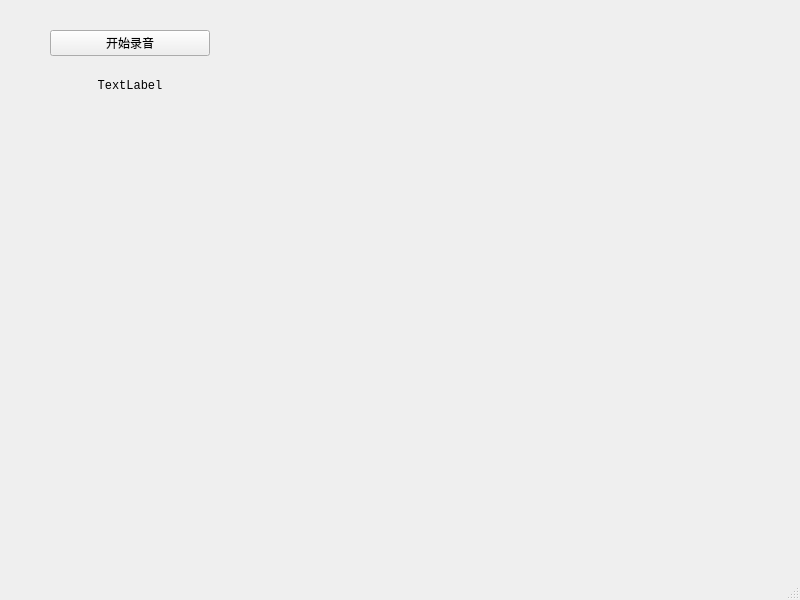
<?xml version="1.0" encoding="UTF-8"?>
<ui version="4.0">
 <class>MainWindow</class>
 <widget class="QMainWindow" name="MainWindow">
  <property name="geometry">
   <rect>
    <x>0</x>
    <y>0</y>
    <width>800</width>
    <height>600</height>
   </rect>
  </property>
  <property name="windowTitle">
   <string>MainWindow</string>
  </property>
  <widget class="QWidget" name="centralwidget">
   <widget class="QWidget" name="verticalLayoutWidget">
    <property name="geometry">
     <rect>
      <x>50</x>
      <y>30</y>
      <width>160</width>
      <height>80</height>
     </rect>
    </property>
    <layout class="QVBoxLayout" name="verticalLayout">
     <item>
      <widget class="QPushButton" name="recordButton">
       <property name="text">
        <string>开始录音</string>
       </property>
      </widget>
     </item>
     <item>
      <widget class="QLabel" name="timeLable">
       <property name="font">
        <font>
         <family>Courier New</family>
        </font>
       </property>
       <property name="text">
        <string>TextLabel</string>
       </property>
       <property name="alignment">
        <set>Qt::AlignCenter</set>
       </property>
      </widget>
     </item>
    </layout>
   </widget>
  </widget>
  <widget class="QMenuBar" name="menubar">
   <property name="geometry">
    <rect>
     <x>0</x>
     <y>0</y>
     <width>800</width>
     <height>24</height>
    </rect>
   </property>
  </widget>
  <widget class="QStatusBar" name="statusbar"/>
 </widget>
 <resources/>
 <connections/>
</ui>
